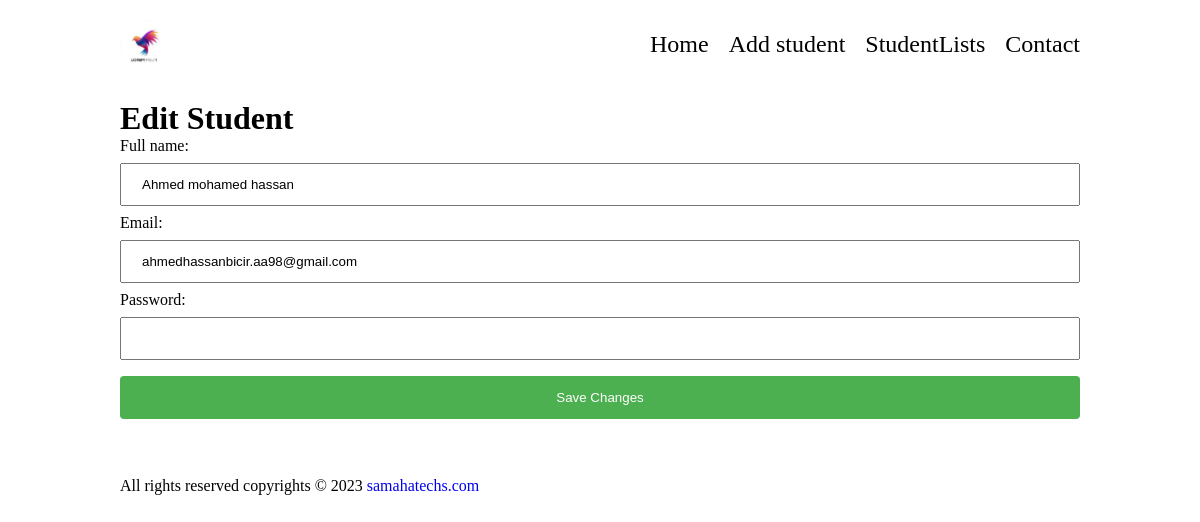
/edit-student/1/, run on the app's committed database.
### students/models.py (models this page shows, shortened)
class Student(models.Model):
    full_name = models.CharField(max_length=255)
    email = models.EmailField(unique=True)
    password = models.CharField(max_length=255)  # Consider using a hashed password field instead

### students/views.py (the view)
# urls.py: path('edit-student/<int:student_id>/', views.edit_student, name='edit-student'),
def edit_student(request, student_id):
    student = get_object_or_404(Student, id=student_id)
    if request.method == 'POST':
        form = StudentForm(request.POST, instance=student)
        if form.is_valid():
            form.save()
            return redirect('list-students')
    else:
        form = StudentForm(instance=student)
    return render(request, 'edit_student.html', {'form': form})

### students/forms.py
class StudentForm(forms.ModelForm):
    class Meta:
        model = Student
        fields = ['full_name', 'email', 'password']
        widgets = {
            'password': forms.PasswordInput(),
        }

### templates/edit_student.html (shortened to what this page needs)
{% extends 'base.html' %}
{% block content %}
  <h1>Edit Student</h1>
  <form method="post">
    {{ form.as_p }}
    <input type="submit" value="Save Changes">
  </form>
{% endblock %}

### static/css/styles.css (style rules this page uses)
* { margin:0; padding:0; box-sizing: border-box; text-decoration: none; list-style: none; }
.base { width: 80vw; height: 100vh; margin: 20px auto; }
input { width: 100%; padding: 12px 20px; margin: 8px 0; box-sizing: border-box; }
input[type=submit] { width: 100%; background-color: #4CAF50; color: white; padding: 14px 20px; margin: 8px 0; border: none; border-radius: 4px; cursor: pointer; }

### data on the page
Student: full_name "Ahmed mohamed hassan", email "ahmedhassanbicir.aa98@gmail.com"
